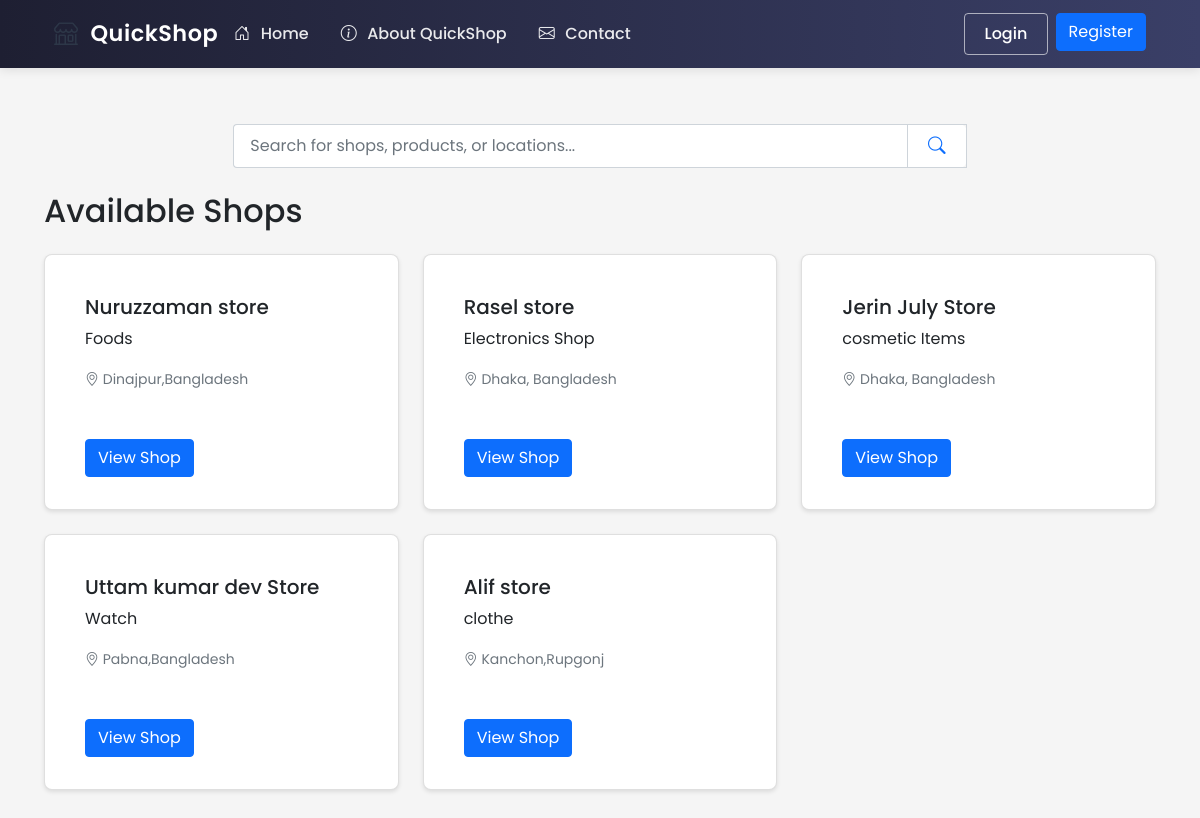
The app's page /shop/ with its own data.
### ecommerce/models/shop.py (models this page shows, shortened)
class Shop(db.Model):
    id = db.Column(db.Integer, primary_key=True)
    name = db.Column(db.String(100), nullable=False)
    description = db.Column(db.Text)
    about = db.Column(db.Text)  # New field for shop-specific About content
    owner_id = db.Column(db.Integer, db.ForeignKey('user.id'), nullable=False)
    location_lat = db.Column(db.Float, nullable=False)
    location_lng = db.Column(db.Float, nullable=False)
    address = db.Column(db.String(200), nullable=False)
    phone = db.Column(db.String(20))
    email = db.Column(db.String(120))
    website = db.Column(db.String(200))
    business_hours = db.Column(db.Text)  # Stored as JSON string
    created_at = db.Column(db.DateTime, default=datetime.utcnow)
    is_active = db.Column(db.Boolean, default=True)
    products = db.relationship('Product', backref='shop', lazy=True)
    orders = db.relationship('Order', backref='shop', lazy=True)

### ecommerce/routes/shop.py (the view)
@shop_bp.route('/')
def index():
    shops = Shop.query.filter_by(is_active=True).all()
    return render_template('shop/index.html', shops=shops)

### ecommerce/templates/shop/index.html (shortened to what this page needs)
{% extends "base.html" %}
{% block content %}
<div class="container mt-4">
    <div class="row mb-4">
        <div class="col-md-8 mx-auto">
            {% with search_type='all' %}
            {% include 'includes/search_box.html' %}
            {% endwith %}
        </div>
    </div>
    <h2 class="mb-4">Available Shops</h2>
    <div class="row">
        {% for shop in shops %}
            <div class="col-md-4 mb-4">
                <div class="card h-100">
                    <div class="card-body">
                        <h5 class="card-title">{{ shop.name }}</h5>
                        <p class="card-text">{{ shop.description }}</p>
                        <p class="card-text">
                            <small class="text-muted">
                                <i class="bi bi-geo-alt"></i> {{ shop.address }}
                            </small>
                        </p>
                    </div>
                    <div class="card-footer bg-transparent border-top-0">
                        <a href="{{ url_for('shop.view', shop_id=shop.id) }}" class="btn btn-primary">
                            View Shop
                        </a>
                    </div>
                </div>
            </div>
        {% else %}
            <div class="col-12 text-center">
                <div class="alert alert-info">
                    No shops available at the moment.
                </div>
            </div>
        {% endfor %}
    </div>
</div>
{% endblock %}

### ecommerce/static/css/style.css (style rules this page uses)
* { margin: 0; padding: 0; box-sizing: border-box; }
html { height: 100%; }
body { font-family: 'Poppins', sans-serif; background-color: #f5f5f5; min-height: 100vh; display: flex; flex-direction: column; }
.card { background: white; border-radius: 8px; box-shadow: 0 2px 4px rgba(0,0,0,0.1); padding: 1.5rem; margin-bottom: 1.5rem; }

### records on screen
Shop: name "Nuruzzaman store", description "Foods", address "Dinajpur,Bangladesh"
Shop: name "Rasel store", description "Electronics Shop", address "Dhaka, Bangladesh"
Shop: name "Jerin July Store", description "cosmetic Items", address "Dhaka, Bangladesh"
Shop: name "Uttam kumar dev Store", description "Watch", address "Pabna,Bangladesh"
Shop: name "Alif store", description "clothe", address "Kanchon,Rupgonj"
